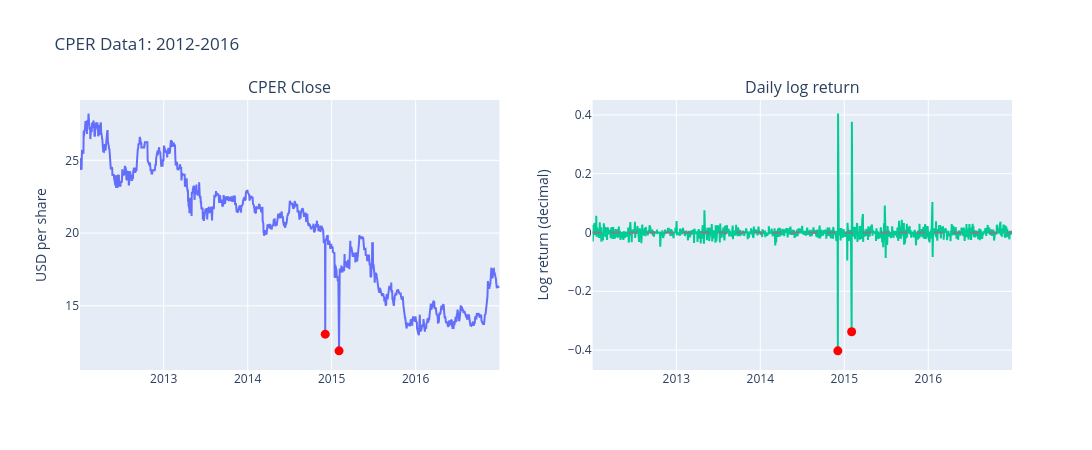

Notebook source saved alongside this figure:
### Markdown cell above
### Initial visual inspection

### Code cell
import numpy as np
import pandas as pd
import plotly.graph_objects as go
from plotly.subplots import make_subplots

outlier_dates = pd.to_datetime(
    ["2014-12-04", "2015-02-02"]
)  # after first inspection, two outliers were found in the CPER data, which are likely due to data errors. These dates correspond to the two largest negative log returns in the dataset.
inspection = raw[["copper"]].rename(columns={"copper": "close"})
inspection["log_return"] = np.log(inspection["close"]).diff()
inspection = inspection.loc["2012-01-01":"2016-12-31"]


def inspect(inspection: pd.DataFrame, **kwargs) -> None:
    fig = make_subplots(
        rows=1, cols=2, subplot_titles=["CPER Close", "Daily log return"]
    )
    for col, field in enumerate(["close", "log_return"], start=1):
        fig.add_trace(
            go.Scatter(x=inspection.index, y=inspection[field], mode="lines"),
            row=1,
            col=col,
        )
        outlier_dates = kwargs.get("outlier_dates", None)
        if outlier_dates is not None:
            fig.add_trace(
                go.Scatter(
                    x=outlier_dates,
                    y=inspection.loc[outlier_dates, field],
                    mode="markers",
                    marker=dict(color="red", size=9),
                    name="Disputed observations",
                ),
                row=1,
                col=col,
            )
    fig.add_hline(y=0, line_color="gray", line_dash="dash", row=1, col=2)
    fig.update_xaxes(dtick="M12", tickformat="%Y")
    fig.update_yaxes(title_text="USD per share", row=1, col=1)
    fig.update_yaxes(title_text="Log return (decimal)", row=1, col=2)
    fig.update_layout(
        title="CPER Data1: 2012-2016",
        width=1100,
        height=450,
        showlegend=False,
    )
    fig.show()


inspect(inspection, outlier_dates=outlier_dates)

### Figure 1 — Plotly figure (JSON) as saved in the notebook; plotly's stock layout.template omitted (floating-point values rounded to 4 significant figures; data arrays with more than 128 entries replaced by an {"elided": "..."} marker saying what was removed)
{"data": [{"mode": "lines", "type": "scatter", "x": {"elided": "1258 str values"}, "xaxis": "x", "y": {"elided": "1258 float values"}, "yaxis": "y"}, {"marker": {"color": "red", "size": 9}, "mode": "markers", "name": "Disputed observations", "type": "scatter", "x": ["2014-12-04T00:00:00.000000", "2015-02-02T00:00:00.000000"], "xaxis": "x", "y": [13.05, 11.9], "yaxis": "y"}, {"mode": "lines", "type": "scatter", "x": {"elided": "1258 str values"}, "xaxis": "x2", "y": {"elided": "1258 float values"}, "yaxis": "y2"}, {"marker": {"color": "red", "size": 9}, "mode": "markers", "name": "Disputed observations", "type": "scatter", "x": ["2014-12-04T00:00:00.000000", "2015-02-02T00:00:00.000000"], "xaxis": "x2", "y": [-0.4027, -0.3377], "yaxis": "y2"}], "layout": {"annotations": [{"font": {"size": 16}, "showarrow": false, "text": "CPER Close", "x": 0.225, "xanchor": "center", "xref": "paper", "y": 1, "yanchor": "bottom", "yref": "paper"}, {"font": {"size": 16}, "showarrow": false, "text": "Daily log return", "x": 0.775, "xanchor": "center", "xref": "paper", "y": 1, "yanchor": "bottom", "yref": "paper"}], "height": 450, "shapes": [{"line": {"color": "gray", "dash": "dash"}, "type": "line", "x0": 0, "x1": 1, "xref": "x2 domain", "y0": 0, "y1": 0, "yref": "y2"}], "showlegend": false, "title": {"text": "CPER Data1: 2012-2016"}, "width": 1100, "xaxis": {"anchor": "y", "domain": [0, 0.45], "dtick": "M12", "tickformat": "%Y"}, "xaxis2": {"anchor": "y2", "domain": [0.55, 1], "dtick": "M12", "tickformat": "%Y"}, "yaxis": {"anchor": "x", "domain": [0, 1], "title": {"text": "USD per share"}}, "yaxis2": {"anchor": "x2", "domain": [0, 1], "title": {"text": "Log return (decimal)"}}}}
